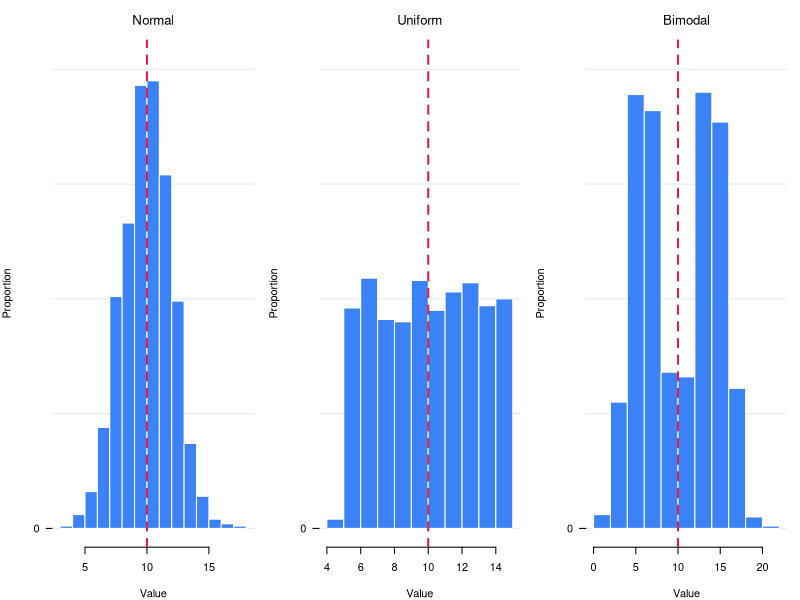

The R source for this figure:
## ---- chunk 1

set.seed(42)

# Set target mean
target_mean <- 10
n_obs <- 1000

# 1. Normal Distribution
raw_norm <- rnorm(n_obs, mean = target_mean, sd = 2)
data_norm <- raw_norm - mean(raw_norm) + target_mean

# 2. Uniform Distribution
raw_unif <- runif(n_obs, min = 5, max = 15)
data_unif <- raw_unif - mean(raw_unif) + target_mean

# 3. Bimodal Distribution (Mixture of two Gaussians)
half_n <- n_obs / 2
raw_bimodal <- c(rnorm(half_n, mean = 6, sd = 1.8), rnorm(half_n, mean = 14, sd = 1.8))
data_bimodal <- raw_bimodal - mean(raw_bimodal) + target_mean

# Compute histogram objects without plotting
h1 <- hist(data_norm, breaks = 10, plot = FALSE)
h2 <- hist(data_unif, breaks = 10, plot = FALSE)
h3 <- hist(data_bimodal, breaks = 10, plot = FALSE)

# Convert counts to proportions (relative frequencies)
h1$counts <- h1$counts / sum(h1$counts)
h2$counts <- h2$counts / sum(h2$counts)
h3$counts <- h3$counts / sum(h3$counts)

# Tight y-axis limit based on max peak across all 3 datasets
max_prop <- max(c(h1$counts, h2$counts, h3$counts))
y_limits <- c(0, max_prop * 1.05)

# Layout for 3 side-by-side plots
par(mfrow = c(1, 3), mar = c(4, 4, 3, 1))

col_main <- "#3b82f6"
col_grid <- "#e2e8f0"

# Plot 1: Normal
plot(h1, col = col_main, border = "white", main = "Normal", font.main = 1, xlab = "Value", ylab = "Proportion", las = 1, ylim = y_limits)
grid(nx = NA, ny = NULL, col = col_grid, lty = 1)
plot(h1, col = col_main, border = "white", add = TRUE, las = 1)
abline(v = mean(data_norm), col = "#e11d48", lwd = 2, lty = 2)

# Plot 2: Uniform
plot(h2, col = col_main, border = "white", main = "Uniform", font.main = 1, xlab = "Value", ylab = "Proportion", las = 1, ylim = y_limits)
grid(nx = NA, ny = NULL, col = col_grid, lty = 1)
plot(h2, col = col_main, border = "white", add = TRUE, las = 1)
abline(v = mean(data_unif), col = "#e11d48", lwd = 2, lty = 2)

# Plot 3: Bimodal
plot(h3, col = col_main, border = "white", main = "Bimodal", font.main = 1,xlab = "Value", ylab = "Proportion", las = 1, ylim = y_limits)
grid(nx = NA, ny = NULL, col = col_grid, lty = 1)
plot(h3, col = col_main, border = "white", add = TRUE, las = 1)
abline(v = mean(data_bimodal), col = "#e11d48", lwd = 2, lty = 2)

# Reset layout
par(mfrow = c(1, 1))
